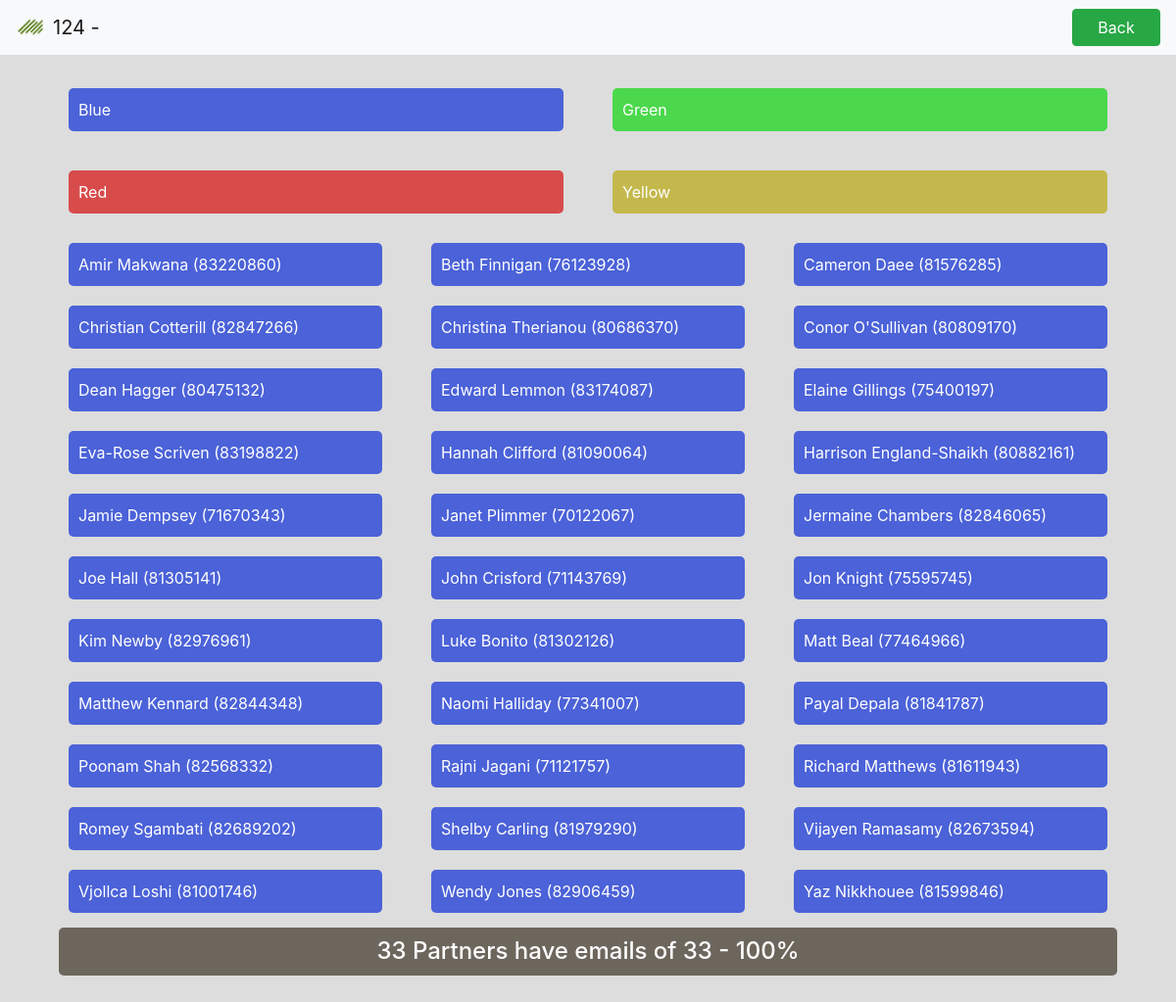
The page /partneremailsreport.php?team=Blue on the database its author committed.
### tables this page shows
CREATE TABLE `partners` (
  `employee` int(8) NOT NULL DEFAULT '0',
  `firstname` varchar(23) DEFAULT NULL,
  `surname` varchar(14) DEFAULT NULL,
  `carreg` varchar(8) NOT NULL,
  `phone` varchar(11) NOT NULL,
  `team` varchar(6) DEFAULT NULL,
  `level` int(11) NOT NULL DEFAULT '10',
  `admin` tinyint(1) NOT NULL DEFAULT '0',
  `canrotationcheck` tinyint(1) NOT NULL DEFAULT '0',
  `canuniformcheck` tinyint(1) NOT NULL DEFAULT '0',
  `canbagcheck` tinyint(1) NOT NULL DEFAULT '0',
  `email` varchar(255) NOT NULL,
  `picture` varchar(255) NOT NULL,
  `active` int(1) NOT NULL DEFAULT '1' COMMENT 'Are they still employed at 124',
  `lastvisit` text NOT NULL
);

### partneremailsreport.php (the view, shortened to what this page needs)
<!DOCTYPE html>
<html lang="en">
<head>
    <?php
    include 'functions.php';
    include 'header.php';
    ?>
</head>
<body>
    <div class="bg">
        <?php
        include ('navback.php');
        ?>
        <div class="container">
            <div class="row">
                <?php
                $employee = $_SESSION['userData']['employee'];
                $team = checkTeam($employee);
                if(isset($_GET["team"])){
                    $team = mysqli_real_escape_string($link, $_GET["team"]);
                }
                ?>
                    <div class="topBottom col-6 click">
                        <div class="blueBackground">
                                <a href="partneremailsreport.php?team=Blue" aria-pressed="true">Blue</a>
                        </div>
                    </div>
                    <div class="topBottom col-6 click">
                        <div class="greenBackground">
                                <a href="partneremailsreport.php?team=Green" aria-pressed="true">Green</a>
                        </div>
                    </div>
                    <div class="topBottom col-6 click">
                        <div class="redBackground">
                                <a href="partneremailsreport.php?team=Red" aria-pressed="true">Red</a>
                        </div>
                    </div>
                    <div class="topBottom col-6 click">
                        <div class="yellowBackground">
                                <a href="partneremailsreport.php?team=Yellow" aria-pressed="true">Yellow</a>
                        </div>
                    </div>
                    <?php
                $query = "SELECT * FROM `partners` WHERE (`active`='1' AND `team`='".$team."') ORDER BY `firstname` ASC";
                $result = mysqli_query($link, $query);
                $count = 0;
                $total = 0;
                while($row = mysqli_fetch_array($result)) {
                    $back = 'white';
                    $total++;
                    if($row['email'] != '') {
                        $back = strtolower($row['team']);
                        $count++;
                    }
                    echo '<div class="col-sm-6 col-lg-4">';
                    echo '<div class="'.$back.'Background click">';
                    echo '<a href="partnerdetails.php?employeenumber='.$row['employee'].'">';
                    echo $row['firstname'].' '.$row['surname'].' ('.$row['employee'].')';
                    echo '</a>';
                    echo '</div>';
                    echo '</div>';
                }
                echo '</div>';
                $percentage = ($count / $total) * 100;
                echo '<div class="row">';
                echo '<div class="col-12">';
                echo '<h4>'.$count.' Partners have emails of '.$total.' - '.round($percentage).'%</h4>';
                echo '</div>';
                echo '</div>';
                ?>
            </div>
        </div>
</body>
</html>

### header.php (shortened to what this page needs)
<link rel="stylesheet" href="https://maxcdn.bootstrapcdn.com/bootstrap/4.0.0/css/bootstrap.min.css">

### navback.php
<nav class="navbar navbar-light bg-light fixed-top">
    <?php
        include ('navbar.php');
    ?>
        <div class="pull-xs-right">
            <a href='javascript:history.go(-1)'>
                <button class="btn btn-success custombutton" type="submit">Back</button>
            </a>
        </div>
</nav>

### navbar.php
<?php
echo '<a class="navbar-brand" href="index.php"><img src="/images/smlwrlogo.png" width="30" height="30" class="d-inline-block align-top" alt="" style="margin-right: 8px;">124 -  '.$_SESSION['userData']['firstname'].'</a>';
?>

### style.php (style rules this page uses)
body, html { height: 100%; margin: 0; }
h4 { background: rgba(81, 73, 62, .8); color: #fff; padding: 10px 15px 10px 15px; margin: 5px 0px; border-radius: 5px; text-align: center; vertical-align: middle; }
.bg { background: #ddd; min-height: 100%; background-attachment: fixed; background-position: top; background-size: 100% auto; }
.topBottom { margin: 10px 0px 10px 0px; }
.blueBackground { background: rgba(39, 68, 216, .8); color: white; padding: 10px; margin: 10px; border-radius: 5px; }
.greenBackground { background: rgba(39, 216, 41, .8); color: white; padding: 10px; margin: 10px; border-radius: 5px; }
.redBackground { background: rgba(216, 39, 39, .8); color: white; padding: 10px; margin: 10px; border-radius: 5px; }
.yellowBackground { background: rgba(191, 176, 40, .8); color: white; padding: 10px; margin: 10px; border-radius: 5px; }
.container { padding: 30px; margin-top: 40px; }
.custombutton { width: 90px !important; }
.click a { display: block; }
a:link, a:active, a:visited { text-decoration: none; color: inherit; border: 0px; -moz-outline-style: none; }

### rows shown on the page
partners: firstname "Amir", surname "Makwana", employee "83220860"
partners: firstname "Beth", surname "Finnigan", employee "76123928"
partners: firstname "Cameron", surname "Daee", employee "81576285"
partners: firstname "Christian", surname "Cotterill", employee "82847266"
partners: firstname "Christina", surname "Therianou", employee "80686370"
partners: firstname "Conor", surname "O'Sullivan", employee "80809170"
partners: firstname "Dean", surname "Hagger", employee "80475132"
partners: firstname "Edward", surname "Lemmon", employee "83174087"
partners: firstname "Elaine", surname "Gillings", employee "75400197"
partners: firstname "Eva-Rose", surname "Scriven", employee "83198822"
partners: firstname "Hannah", surname "Clifford", employee "81090064"
partners: firstname "Harrison", surname "England-Shaikh", employee "80882161"
partners: firstname "Jamie", surname "Dempsey", employee "71670343"
partners: firstname "Janet", surname "Plimmer", employee "70122067"
partners: firstname "Jermaine", surname "Chambers", employee "82846065"
partners: firstname "Joe", surname "Hall", employee "81305141"
partners: firstname "John", surname "Crisford", employee "71143769"
partners: firstname "Jon", surname "Knight", employee "75595745"
partners: firstname "Kim", surname "Newby", employee "82976961"
partners: firstname "Luke", surname "Bonito", employee "81302126"
partners: firstname "Matt", surname "Beal", employee "77464966"
partners: firstname "Matthew", surname "Kennard", employee "82844348"
partners: firstname "Naomi", surname "Halliday", employee "77341007"
partners: firstname "Payal", surname "Depala", employee "81841787"
partners: firstname "Poonam", surname "Shah", employee "82568332"
partners: firstname "Rajni", surname "Jagani", employee "71121757"
partners: firstname "Richard", surname "Matthews", employee "81611943"
partners: firstname "Romey", surname "Sgambati", employee "82689202"
partners: firstname "Shelby", surname "Carling", employee "81979290"
partners: firstname "Vijayen", surname "Ramasamy", employee "82673594"
partners: firstname "Vjollca", surname "Loshi", employee "81001746"
partners: firstname "Wendy", surname "Jones", employee "82906459"
partners: firstname "Yaz", surname "Nikkhouee", employee "81599846"

### other values the page prints
$count "33"
$total "33"
$percentage "100"
